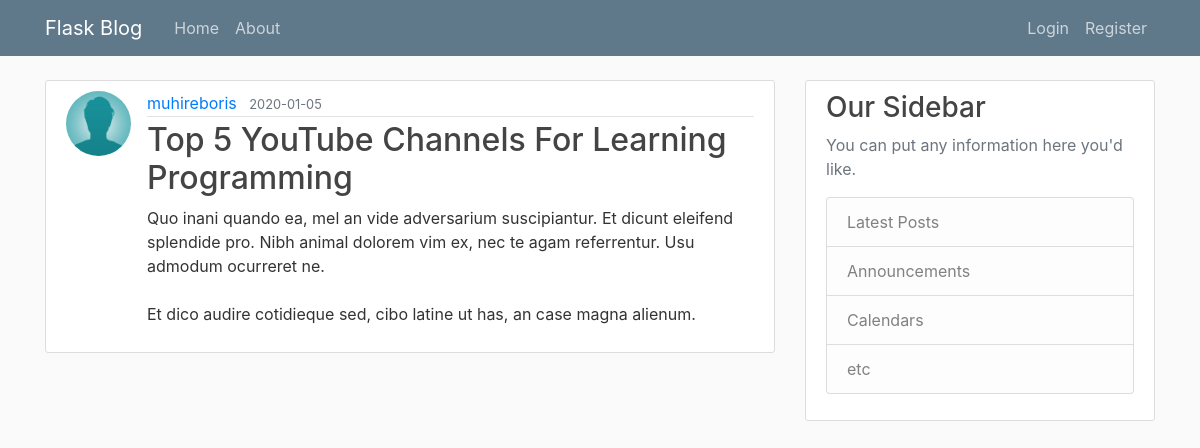
The page /post/25 on the database its author committed.
### flask_blog/models.py (models this page shows, shortened)
class User(db.Model, UserMixin):
    id = db.Column(db.Integer, primary_key=True)
    username = db.Column(db.String(20), nullable= False)
    email = db.Column(db.String(120), unique=True, nullable= False)
    password = db.Column(db.String(32), nullable= False)
    image_file = db.Column(db.String(120), default='default.jpg', nullable=False)
    posts = db.relationship('Post', backref='author', lazy=True)

class Post(db.Model):
    id = db.Column(db.Integer, primary_key=True)
    title = db.Column(db.String(120), nullable=False)
    created_on = db.Column(db.DateTime, nullable=False, default=datetime.utcnow)
    content = db.Column(db.Text, nullable=False)
    user_id= db.Column(db.Integer,  db.ForeignKey('user.id'), nullable=False)

### flask_blog/posts/routes.py (the view)
@posts.route("/post/<int:post_id>")
def view_post(post_id):
    post = Post.query.get_or_404(post_id)
    return render_template('specific_post.html', title=post.title, post=post)

### flask_blog/templates/specific_post.html (shortened to what this page needs)
{% extends "layout.html" %}
{% block content %}
    <article class="media content-section">
        <img src="{{ url_for('static', filename='images/' + post.author.image_file) }}" alt=""
            class="rounded-circle article-img">
        <div class="media-body">
            <div class="article-metadata">
                <a class="mr-2" href="{{ url_for('users.user_posts', user_id=post.author.user_id) }}">{{ post.author.username }}</a>
                <small class="text-muted">{{ post.created_on.strftime('%Y-%m-%d') }}</small>
            </div>
            <h2 class="article-title">{{ post.title }}</h2>
            <p class="article-content">{{ post.content }}</p>
        </div>
    </article>
{% endblock content %}

### flask_blog/static/main.css (style rules this page uses)
body { background: #fafafa; color: #333333; margin-top: 5rem; }
h1, h2, h3, h4, h5, h6 { color: #444444; }
.content-section { background: #ffffff; padding: 10px 20px; border: 1px solid #dddddd; border-radius: 3px; margin-bottom: 20px; }
.article-title { color: #444444; }
.article-content { white-space: pre-line; }
.article-img { height: 65px; width: 65px; margin-right: 16px; }
.article-metadata { padding-bottom: 1px; margin-bottom: 4px; border-bottom: 1px solid #e3e3e3 }

### rows shown on the page
User: image_file (placeholder picture), author.username "muhireboris"
Post: created_on "2020-01-05", title "Top 5 YouTube Channels For Learning Programming", content "Quo inani quando ea, mel an vide adversarium suscipiantur. Et dicunt eleifend splendide pro. Nibh animal dolorem vim ex, nec te agam referrentur. Usu admodum ocurreret ne. Et dico audire cotidieque sed, cibo latine ut has, an case magna alienum."
